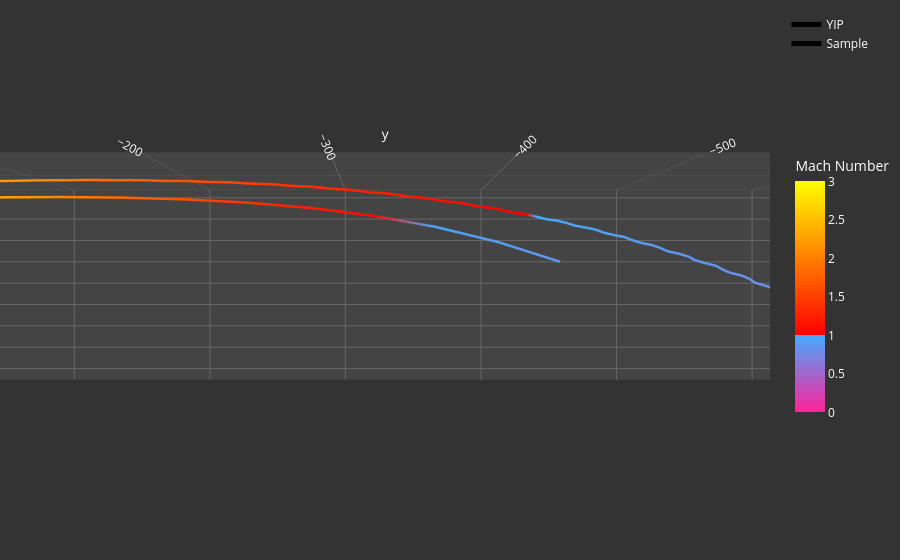

Notebook code cell kept with this figure:
### Code cell
fig = go.Figure()

marker_step = 10
marker_indices = df.index[::marker_step]
mach_min = 0.0
mach_max = 3.0
mach_threshold = 1.0
mach_colorscale = [
  [mach_min, '#f29'],   # Зеленый при Mach = 0.0
  [mach_threshold / mach_max, '#4af'],  # Голубой при Mach = 1.0
  [mach_threshold / mach_max, '#f00'],  # Красный тоже при Mach = 1.0 (резкое изменение)
  [1.0, '#ff0']    # Желтый при Mach = 3.0
]

# fig.add_trace(go.Scatter3d(
#   x=df.loc[marker_indices, 'projectile.position.x'],
#   z=df.loc[marker_indices, 'projectile.position.y'],
#   y=df.loc[marker_indices, 'projectile.position.z'],
#   mode='markers',
#   marker=dict(
#     size=3,
#     color=df['projectile.current_drag_coef'][2:],
#     colorscale='Jet',
#     colorbar=dict(
#       title='Drag Coefficient',
#       y=0.0,
#       len=0.5
#     )
#   ),
#   name="Drag Coefficient"
# ))

min_x = df['projectile.position.x'].min()
max_x = df['projectile.position.x'].max()
min_y = df['projectile.position.y'].min()
max_y = df['projectile.position.y'].max()

for z in change_points:
  fig.add_trace(go.Mesh3d(
    x=[min_x, max_x, max_x, min_x],
    y=[z, z, z, z],
    z=[min_y, min_y, max_y, max_y],
    i=[0, 0],
    j=[1, 2],
    k=[2, 3],
    color='#9af',
    opacity=0.25,
    flatshading=True,
    showscale=False
  ))

customdata_df, hovertemplate_df = make_hover_data(df)
fig.add_trace(go.Scatter3d(
  x=df['projectile.position.x'],
  z=df['projectile.position.y'],
  y=df['projectile.position.z'],
  mode='lines',
  line=dict(
    width=5,
    color=df['projectile.mach_number'],
    colorscale=mach_colorscale,
    cmin=mach_min,
    cmax=mach_max,
    colorbar=dict(
      title='Mach Number',
      y=0.5,
      len=0.5
    ),
  ),
  name='YIP',
  customdata=customdata_df,
  hovertemplate=hovertemplate_df
))

###
# Draw Sample Plot
###

# sample = sample_m855
# customdata_sample, hovertemplate_sample = make_hover_data(sample)
# fig.add_trace(go.Scatter3d(
#   x=sample['projectile.position.x']+0.01,
#   z=sample['projectile.position.y'],
#   y=sample['projectile.position.z'],
#   mode='lines',
#   line=dict(
#       width=5,
#       cmin=mach_min,
#       cmax=mach_max,
#       color=sample['projectile.mach_number'],
#       colorscale=mach_colorscale,
#     ),
#   name='Sample',
#   customdata=customdata_sample,
#   hovertemplate=hovertemplate_sample
# ))


scene_ax = dict(
  backgroundcolor='#444',
  gridcolor='#666',
  showbackground=True,
  zerolinecolor='#666',
  color='white'
)
fig.update_layout(
  paper_bgcolor='#333',
  plot_bgcolor='#444',
  font=dict(
    color='white'
  ),
  scene_camera=dict(
    eye=dict(x=-1.5, y=0.0, z=0.0)  # положение "глаза камеры"
  ),
  scene=dict(
    aspectmode='manual',
    aspectratio=dict(x=0.5, y=2.5, z=0.5),
    xaxis=scene_ax,
    yaxis=scene_ax,
    zaxis=scene_ax
  ),
  margin=dict(l=0, r=0, b=0, t=10)
)

### Figure 1 — Plotly figure (JSON) as saved in the notebook; plotly's stock layout.template omitted (floating-point values rounded to 4 significant figures; data arrays with more than 128 entries replaced by an {"elided": "..."} marker saying what was removed)
{"data": [{"color": "#9af", "flatshading": true, "i": [0, 0], "j": [1, 2], "k": [2, 3], "opacity": 0.25, "showscale": false, "type": "mesh3d", "x": [-0.01112, 2.866e-07, 2.866e-07, -0.01112], "y": [0, 0, 0, 0], "z": [-8.265, -8.265, 0.09515, 0.09515]}, {"customdata": {"elided": "100x12 mixed values"}, "hovertemplate": "Frame %{customdata[0]} (%{customdata[1]:.5f}s)<br>Dist: %{customdata[9]:.2f} m | Drop: %{customdata[10]:.3f} m | Drift: %{customdata[11]:.5f} m<br>Rate: (%{customdata[2]:.4f}, %{customdata[3]:.4f}, %{customdata[4]:.4f}) m/s<br>Velocity: %{customdata[5]:.2f} m/s (%{customdata[6]:.3f} M)<br>Kinetic Energy: %{customdata[8]}<br>Cd: %{customdata[7]:.3f}<extra></extra>", "line": {"cmax": 3, "cmin": 0, "color": [2.688, 2.593, 2.505, 2.422, 2.345, 2.273, 2.205, 2.141, 2.081, 2.024, 1.97, 1.919, 1.871, 1.825, 1.781, 1.74, 1.7, 1.662, 1.626, 1.591, 1.558, 1.526, 1.495, 1.466, 1.438, 1.41, 1.384, 1.359, 1.335, 1.311, 1.289, 1.267, 1.246, 1.226, 1.206, 1.187, 1.168, 1.15, 1.133, 1.116, 1.1, 1.084, 1.068, 1.053, 1.039, 1.025, 1.011, 0.9973, 0.9858, 0.9745, 0.9635, 0.9527, 0.9422, 0.932, 0.9219, 0.912, 0.9024, 0.893, 0.8863, 0.8798, 0.8734, 0.867, 0.8607, 0.8546, 0.8485, 0.8425, 0.8366, 0.8308, 0.825, 0.8194, 0.8138, 0.8082, 0.8028, 0.7974, 0.7935, 0.7895, 0.7856, 0.7818, 0.7779, 0.7742, 0.7704, 0.7667, 0.763, 0.7594, 0.7558, 0.7522, 0.7487, 0.7452, 0.7417, 0.7383, 0.7348, 0.7315, 0.7281, 0.7248, 0.7215, 0.7183, 0.715, 0.7119, 0.7087, 0.7055], "colorbar": {"len": 0.5, "title": {"text": "Mach Number"}, "y": 0.5}, "colorscale": [[0, "#f29"], [0.3333, "#4af"], [0.3333, "#f00"], [1, "#ff0"]], "width": 5}, "mode": "lines", "name": "YIP", "type": "scatter3d", "x": [0.0, 2.866e-07, -0.0001093, -0.0001796, -0.0002342, -0.0004221, -0.0005266, -0.0005901, -0.0008367, -0.0009626, -0.001006, -0.001295, -0.001443, -0.001447, -0.00176, -0.00194, -0.001899, -0.00222, -0.002448, -0.002361, -0.002665, -0.002954, -0.002829, -0.003088, -0.003447, -0.003304, -0.003485, -0.003915, -0.003784, -0.003858, -0.004345, -0.004267, -0.004214, -0.004729, -0.004748, -0.004566, -0.005058, -0.005216, -0.004926, -0.005333, -0.005653, -0.00531, -0.005562, -0.006038, -0.005725, -0.005766, -0.006348, -0.006165, -0.005975, -0.006574, -0.006612, -0.006226, -0.006713, -0.007025, -0.006551, -0.006794, -0.007352, -0.00696, -0.006873, -0.00756, -0.007429, -0.007018, -0.007628, -0.007887, -0.007303, -0.007601, -0.008227, -0.007749, -0.007586, -0.008367, -0.008289, -0.007723, -0.008312, -0.008768, -0.008107, -0.008185, -0.009019, -0.008708, -0.008203, -0.008971, -0.009321, -0.008562, -0.008768, -0.009658, -0.009257, -0.008735, -0.009588, -0.009989, -0.00917, -0.009326, -0.01034, -0.01003, -0.009359, -0.01017, -0.01084, -0.01004, -0.009906, -0.01104, -0.01112, -0.01023], "y": [0.0, -14.82, -29.14, -42.99, -56.4, -69.39, -82.0, -94.24, -106.1, -117.7, -129.0, -139.9, -150.6, -161.1, -171.3, -181.2, -190.9, -200.4, -209.7, -218.8, -227.7, -236.4, -245.0, -253.4, -261.6, -269.6, -277.6, -285.3, -293.0, -300.5, -307.8, -315.1, -322.2, -329.2, -336.1, -342.9, -349.5, -356.1, -362.6, -369.0, -375.3, -381.5, -387.6, -393.6, -399.5, -405.4, -411.2, -416.9, -422.5, -428.1, -433.6, -439.0, -444.4, -449.7, -455.0, -460.2, -465.4, -470.5, -475.5, -480.6, -485.6, -490.5, -495.4, -500.3, -505.2, -510.0, -514.8, -519.5, -524.2, -528.9, -533.6, -538.2, -542.8, -547.3, -551.9, -556.4, -560.9, -565.3, -569.8, -574.2, -578.6, -583.0, -587.3, -591.7, -596.0, -600.3, -604.6, -608.8, -613.1, -617.3, -621.5, -625.7, -629.8, -634.0, -638.1, -642.2, -646.3, -650.3, -654.4, -658.4], "z": [0.0, 0.02328, 0.043, 0.05932, 0.07255, 0.0826, 0.08957, 0.09381, 0.09515, 0.09362, 0.08964, 0.083, 0.07363, 0.06203, 0.048, 0.03131, 0.01256, -0.00842, -0.032, -0.05754, -0.08509, -0.1152, -0.1472, -0.1811, -0.2174, -0.2557, -0.2955, -0.3379, -0.3822, -0.4279, -0.4759, -0.5261, -0.5775, -0.6311, -0.6869, -0.744, -0.8029, -0.8643, -0.9268, -0.991, -1.058, -1.126, -1.195, -1.267, -1.34, -1.415, -1.492, -1.57, -1.65, -1.732, -1.816, -1.901, -1.988, -2.078, -2.169, -2.261, -2.355, -2.452, -2.549, -2.649, -2.752, -2.855, -2.961, -3.069, -3.179, -3.29, -3.404, -3.52, -3.637, -3.756, -3.878, -4.001, -4.126, -4.253, -4.383, -4.513, -4.646, -4.782, -4.919, -5.058, -5.2, -5.344, -5.488, -5.636, -5.786, -5.937, -6.09, -6.246, -6.404, -6.562, -6.724, -6.888, -7.053, -7.219, -7.389, -7.561, -7.733, -7.908, -8.086, -8.265]}, {"customdata": {"elided": "11x12 mixed values"}, "hovertemplate": "Frame %{customdata[0]} (%{customdata[1]:.5f}s)<br>Dist: %{customdata[9]:.2f} m | Drop: %{customdata[10]:.3f} m | Drift: %{customdata[11]:.5f} m<br>Rate: (%{customdata[2]:.4f}, %{customdata[3]:.4f}, %{customdata[4]:.4f}) m/s<br>Velocity: %{customdata[5]:.2f} m/s (%{customdata[6]:.3f} M)<br>Kinetic Energy: %{customdata[8]}<br>Cd: %{customdata[7]:.3f}<extra></extra>", "line": {"cmax": 3, "cmin": 0, "color": [2.576, 2.306, 2.052, 1.815, 1.596, 1.397, 1.221, 1.078, 0.9731, 0.8987, 0.8441], "colorscale": [[0, "#f29"], [0.3333, "#4af"], [0.3333, "#f00"], [1, "#ff0"]], "width": 5}, "mode": "lines", "name": "Sample", "type": "scatter3d", "x": [0.01, 0.01, 0.01, 0.01, 0.01, 0.01, 0.01, 0.01, 0.01, 0.01, 0.01], "y": [0.0, -45.72, -91.44, -137.2, -182.9, -228.6, -274.3, -320.0, -365.8, -411.5, -457.2], "z": [-0.0635, -0.01473, 0.000254, -0.02718, -0.1087, -0.2604, -0.5032, -0.8654, -1.38, -2.082, -3.003]}], "layout": {"font": {"color": "white"}, "margin": {"b": 0, "l": 0, "r": 0, "t": 10}, "paper_bgcolor": "#333", "plot_bgcolor": "#444", "scene": {"aspectmode": "manual", "aspectratio": {"x": 0.5, "y": 2.5, "z": 0.5}, "camera": {"eye": {"x": -1.5, "y": 0, "z": 0}}, "xaxis": {"backgroundcolor": "#444", "color": "white", "gridcolor": "#666", "showbackground": true, "zerolinecolor": "#666"}, "yaxis": {"backgroundcolor": "#444", "color": "white", "gridcolor": "#666", "showbackground": true, "zerolinecolor": "#666"}, "zaxis": {"backgroundcolor": "#444", "color": "white", "gridcolor": "#666", "showbackground": true, "zerolinecolor": "#666"}}}}
